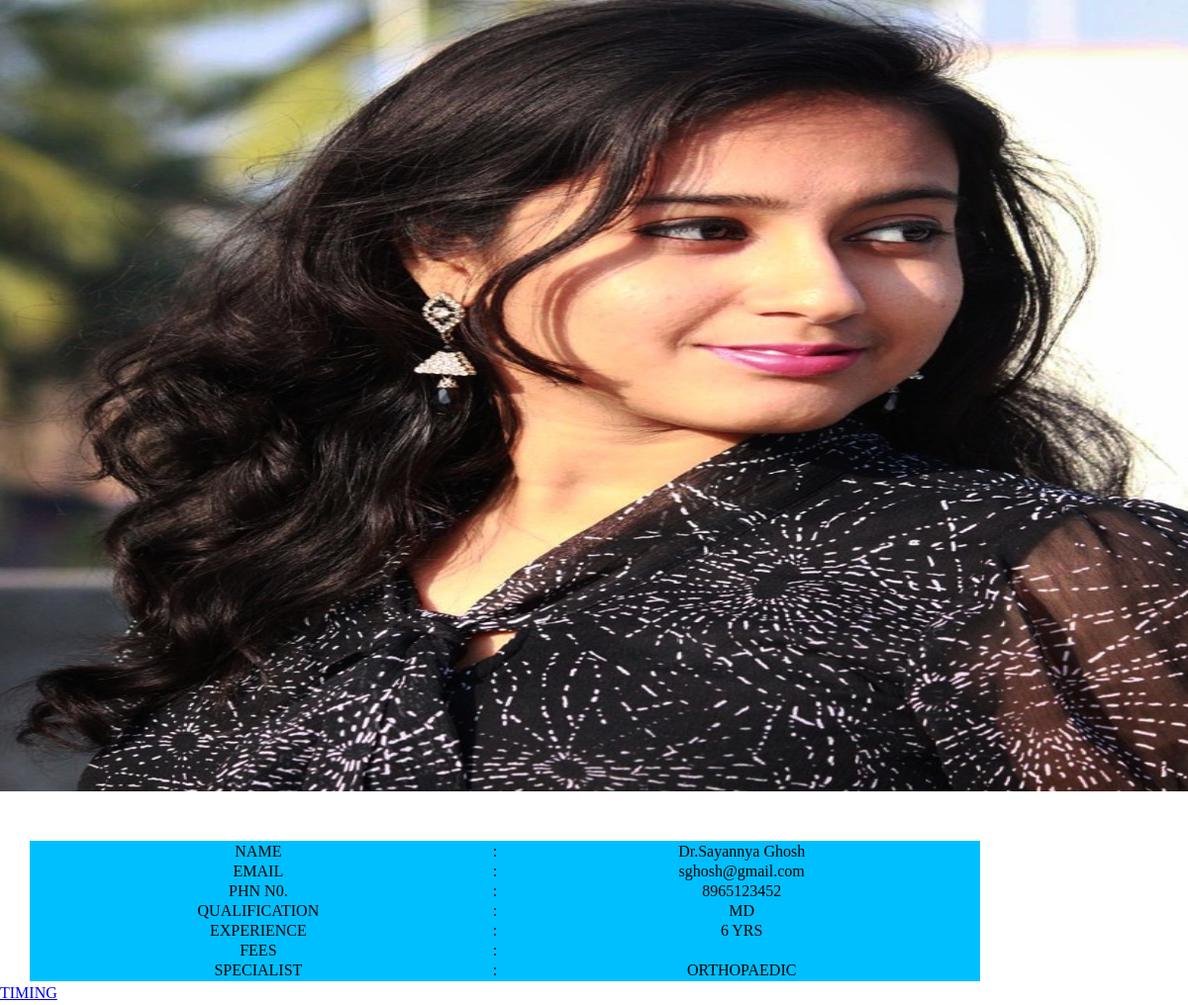
The app's page /book.php?ab=1 with its own data.
### tables this page shows
CREATE TABLE `doctor_tbl` (
  `docid` int(6) NOT NULL,
  `docname` varchar(20) NOT NULL,
  `docemail` varchar(20) NOT NULL,
  `docpic` varchar(50) NOT NULL,
  `docphn` varchar(10) NOT NULL,
  `docquali` varchar(50) NOT NULL,
  `docdept` varchar(50) NOT NULL,
  `docexp` varchar(20) NOT NULL,
  `docfees` int(4) NOT NULL
);

CREATE TABLE `dept_tbl` (
  `dept_id` int(10) NOT NULL,
  `dept_name` varchar(50) NOT NULL
);

### book.php (the view, shortened to what this page needs)
<html>
	<head>
		<link rel="stylesheet" type="text/css" href="css/style.css"/>
	</head>
	<body>
		   <div class="bgimage">
										<?php
											$id=$_REQUEST['ab'];
										?>
										<div class="bdy5">
                                            <?php
                                      $sql="select * from doctor_tbl where docdept='$id'";
                                      $rs=mysqli_query($con,$sql);
                                      while($d=mysqli_fetch_array($rs))
                                      {
                                             ?>
											<div class="bdy3">
                                            <img src="../admin/upload/<?php echo $d['docpic'];?>" height="100%" width="100%">
											</div>
											<div class="bdy3">
											<table>
											<tr>
											<td>NAME</td>
											<td>:</td>
											<td><?php echo $d['docname'];?></td>
											</tr>
											<tr>
											<td>EMAIL</td>
											<td>:</td>
											<td><?php echo $d['docemail'];?></td>
											</tr>
											<tr>
											<td>PHN N0.</td>
											<td>:</td>
											<td><?php echo $d['docphn'];?></td>
											</tr>
											<tr>
											<td>QUALIFICATION</td>
											<td>:</td>
											<td><?php echo $d['docquali'];?></td>
											</tr>
											<tr>
											<td>EXPERIENCE</td>
											<td>:</td>
											<td><?php echo $d['docexp'];?></td>
											</tr>
											<tr>
											<td>FEES</td>
											<td>:</td>
											<td><?php echo $d['docfee'];?></td>
											</tr>
											<tr>
											<td>SPECIALIST</td>
											<td>:</td>
											<td><?php $sql1="select * from dept_tbl where dept_id=".$d['docdept'];
											$rs1=mysqli_query($cn,$sql1);
											$d1=mysqli_fetch_array($rs1);
											echo $d1['dept_name'];
											?></td>
											</tr>
											</table>
											<a href="booking2.php ?ab=<?php echo $d['docid'];?>"> TIMING </a></td>
											</div>
                                             <?php
									  }
									  ?>
	</div>
	</div>
	</body>
</html>

### style.css (style rules this page uses)
* { margin:0; padding:0; }
body { background-image:url(images/doctor.jpg); background-size:cover; }
body { font-family:verdana; font:size:20px; margin:0; line-height:24px; }
table { background-color: deepskyblue; margin-top:50px; color: black; table-layout:auto; margin-left:30px; width:80%; text-align:center; }

### records on screen
doctor_tbl: docpic (picture), docname "Dr.Sayannya Ghosh", docemail "sghosh@gmail.com", docphn "8965123452", docquali "MD", docexp "6 YRS", dept_tbl.dept_name "ORTHOPAEDIC"
